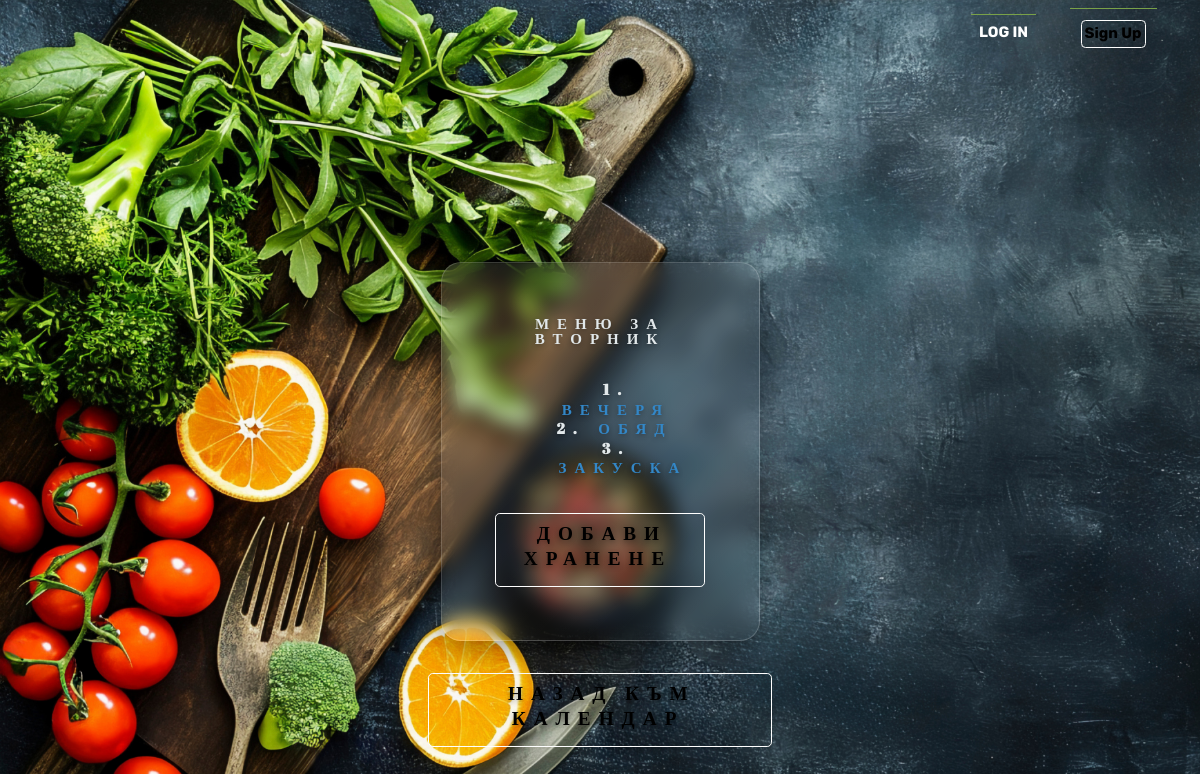
/menu/2/, run on an earlier commit of the app's database.
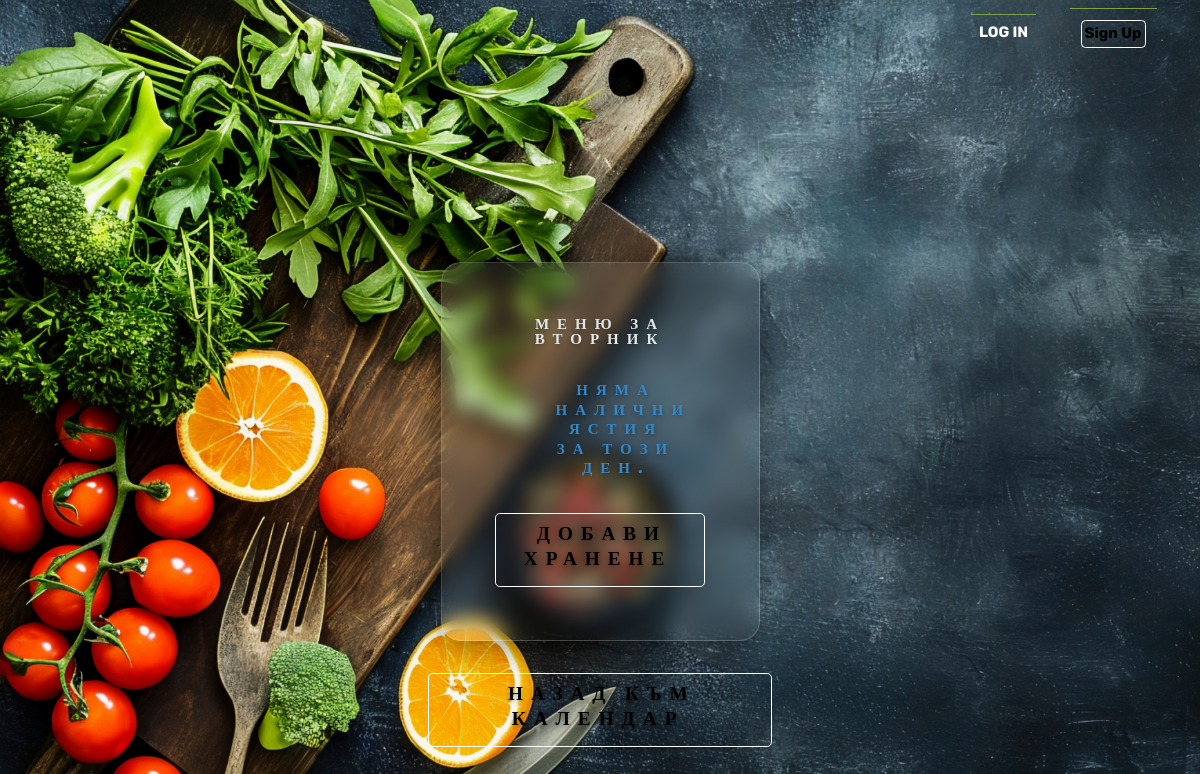
And on a later commit of the database.
### menu_planning/planning/models.py (models this page shows, shortened)
class Day(models.Model):
    name = models.CharField(max_length=10)

class Meal(models.Model):
    day = models.ForeignKey(Day, on_delete=models.CASCADE, related_name='meals')
    name = models.CharField(max_length=20)

### menu_planning/planning/views.py (the view, shortened to what this page needs)
# urls.py: path('menu/<int:pk>/', views.MenuView.as_view(), name='menu'),
class MenuView(views.DetailView, CustomLoginRequiredMixin, ErrorRedirectMixin):
    model = Day
    template_name = 'menu.html'
    context_object_name = 'day'
    def get_context_data(self, **kwargs):
        context = super().get_context_data(**kwargs)
        context['meals'] = self.object.meals.all()
        return context

### templates/menu.html (shortened to what this page needs)
{% extends 'navbar.html' %}
{% load static %}
{% block header %}
<section id="index-headline">
    <div class="index-message">
        <div class="plant-card">
            <h1>Меню за {{ day.name }}</h1><br>
                <h1>
                    <ol>
                         {% for meal in meals %}
                            <li><a href="{% url 'dishes' meal.id %}"><span>{{ meal.name }}</span></a></li>
                    {% empty %}
                        <span>Няма налични ястия за този ден.</span>
                    {% endfor %}
                    </ol>
                </h1>
            <br>
<button>
    <h1>
        <a href="{% url 'create_meal' day.id %}">Добави хранене</a>
    </h1>
</button>
        </div>
        <br>
        <button>
            <h1><a href="{% url 'home' %}">Назад към календар</a></h1>
        </button>
    </div>
<link rel="stylesheet" href="{% static "style/style.css" %}"/>
</section>
{% endblock header %}

### templates/navbar.html (shortened to what this page needs)
{% load static %}
<!DOCTYPE html>
<html lang="en">
<head>
    <link href="{% static '/css/bootstrap.min.css' %}" rel="stylesheet">
        <link href="{% static '/css/landing.css' %}" rel="stylesheet" type="text/css">
</head>
<body id="bg"
      style="background-image: url('{% static 'style/food_board_2.jpg' %}'); background-size: cover; background-repeat: no-repeat; background-attachment: fixed;">
<nav class="navbar navbar-expand-sm flex-row-reverse" id="navbar">
        {% if user.is_authenticated %}
            <ul class="navbar-nav px-3 flex-row-reverse">
            <li class="nav-item text-nowrap">
                <a class="nav-link active" href="{% url 'logout' %}" id="log-out">
                        Sign out
                </a>
            </li>
        </ul>
        {% else %}
        <ul class="navbar-nav">
            <li class="nav-item align-middle">
                <a class="nav-link" href="{% url 'login' %}" id="log-in">
                    Log In
                </a>
            </li>
            <li class="nav-item">
                <a class="nav-link" href="{% url 'register' %}" id="sign-up">
                    <button>Sign Up</button>
                </a>
            </li>
        </ul>
        {% endif %}
    </nav>
{% block header %}
{% endblock header %}
</body>
</html>

### static/css/landing.css (style rules this page uses)
body { height: 100%; color: white; }
#navbar { background-color: transparent; margin: auto; }
.nav-item { margin-right: 20px; }
.nav-link { color: white; font-family: 'Rubik', sans-serif; font-size: 15px; }
button { color: black; padding: 5px 25px; background-color: white; border: none; border-radius: 50px; cursor: pointer; transition: all 0.3s ease; }
#log-in { margin: 6px; }

### static/style/main.css (style rules this page uses)
html { font-family: Arial, sans-serif; font-size: 16px; box-sizing: border-box; }
*, *::before, *::after { margin: 0 auto; padding: 0; box-sizing: inherit; line-height: 1.3; }
h1, h2, h4, h5, h6 { padding: 0.2em 1rem; }
p, div { margin: 0 1em 0.5em 1em; }
ol, ul { margin: 0 1rem; }
li { list-style-position: inside; }
button { font-weight: bold; padding: 0.2em; margin: 0.2em; border: 1px solid white; border-radius: 0.3em; background-color: transparent; }
a { margin: 0.2em; text-decoration: none; font-weight: bold; color: initial; }
#index-headline { width: auto; justify-content: right; padding: 25px 15px 20px; position: relative; box-sizing: border-box; text-align: center; }
#index-headline .index-message { display: inline-block; z-index: 999; margin: 150px auto; left: 0; top: 40%; text-align: center; width: 30% }
.index-message h1 { color: #ffffff; font-size: 120%; line-height: 1; font-weight: 700; letter-spacing: 8px; word-spacing: normal; text-transform: uppercase; text-shadow: 0 2px 5px rgba(0, 0, 0, 0.3); font-family: 'Abril Fatface', cursive; }
.plant-card { background: linear-gradient(135deg, rgba(255, 255, 255, 0.1), rgba(255, 255, 255, 0)); backdrop-filter: blur(10px); -webkit-backdrop-filter: blur(10px); border-radius: 20px; border: 1px solid rgba(255, 255, 255, 0.18); box-shadow: 0 8px 32px rgba(0, 0, 0, 0.37); margin-top: 20px; padding: 50px; background-position: right 35% bottom 45%; box-sizing: border-box; float: inherit; height: auto; }
.plant-card>h3, .plant-card>h1 { color: #E2E8EA; text-align: center; }
.plant-card>h1 { font-size: 15px; }

### static/style/navigation.css (style rules this page uses)
body { background: linear-gradient(rgba(0, 0, 0, 0.76), rgba(0, 0, 0, 0.5)), url('food_board_2.jpg'); background-attachment: fixed; background-size: cover; }
h1 span { color: #3387C7; }
nav a { margin: 0 0.5em; text-transform: uppercase; font-size: 20px; border-top: 1px solid #79A148; padding: 5px 10px 5px 10px; }

What changed in the data, as far as the page shows it:
removed Meal: name "ВЕЧЕРЯ"
removed Meal: name "ОБЯД"
removed Meal: name "ЗАКУСКА"
Also different on the page:
text now shown: "НЯМА НАЛИЧНИ ЯСТИЯ ЗА ТОЗИ ДЕН."
